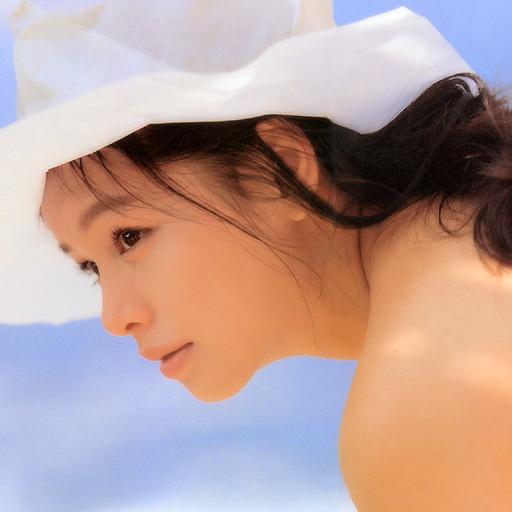
#> input picture Histogram/p3.ppm, 512 x 512 px
$ python image_histogram.py p3.ppm
#> lines starting #> are read from the running program, lines starting #| are printed output that depends on the picture
#> in main, lena is the input picture: shape (512, 512, 3); mean R, G, B 185.1, 158.4, 153
# -*- coding: UTF-8 -*-
import pandas as pd
import argparse
import matplotlib
import numpy as np
import matplotlib.pyplot as plt
import matplotlib.image as mpimg
def rgb2gray(rgb):
    return np.dot(rgb[...,:3], [0.299, 0.587, 0.114])
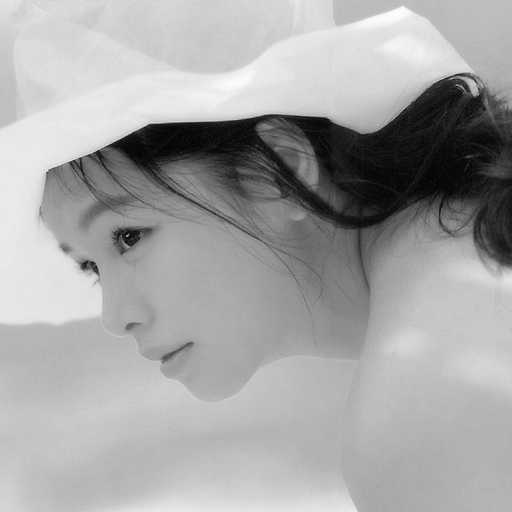
#> returned value: shape (512, 512) float64; min 1.2, max 255, mean 165.8
def get_number(color):
	lena_r = color[:,:,0].ravel()
	lena_g = color[:,:,1].ravel()
	lena_b = color[:,:,2].ravel()
	lena_gy = rgb2gray(color).ravel()
	histo_r = np.zeros(256,int)
	histo_g = np.zeros(256,int)
	histo_b = np.zeros(256,int)
	histo_gy = np.zeros(256,int)
	for r in lena_r:
		histo_r[r]+=1
#> this loop made 262144 passes
#> r on passes 1 to 3: 221, 222, 221
#> after the loop, histo_r = 256 values, max 7019 at index 233, min 0 at index 0, mean 1024
	for g in lena_g:
		histo_g[g]+=1
#> this loop made 262144 passes
#> g on passes 1 to 3: 223, 224, 223
#> after the loop, histo_g = 256 values, max 4113 at index 186, min 8 at index 255, mean 1024
	for b in lena_b:
		histo_b[b]+=1
#> this loop made 262144 passes
#> b on passes 1 to 3: 244, 247, 246
#> after the loop, histo_b = 256 values, max 6378 at index 229, min 38 at index 168, mean 1024
	for gy in lena_gy:
		a = int(gy)
		histo_gy[a]+=1
#> this loop made 262144 passes
#> (gy, a) on passes 1 to 3: (224.8, 224), (226, 226), (225, 225)
#> after the loop, histo_gy = 256 values, max 4018 at index 182, min 0 at index 0, mean 1024
	max_r = max(histo_r)
#> max_r = 7019
	max_g = max(histo_g)
#> max_g = 4113
	max_b = max(histo_b)
#> max_b = 6378
	max_gy = max(histo_gy)
#> max_gy = 4018
	for i in range(256):
		histo_r[i]=((histo_r[i])/(max_r))*100
		histo_g[i]=((histo_g[i])/(max_g))*100
		histo_b[i]=((histo_b[i])/(max_b))*100
		histo_gy[i]=((histo_gy[i])/(max_gy))*100
#> after the loop, histo_b = 256 values, max 100 at index 229, min 0 at index 164, mean 15.58; histo_g = 256 values, max 100 at index 186, min 0 at index 0, mean 24.41; histo_gy = 256 values, max 100 at index 182, min 0 at index 0, mean 24.96; histo_r = 256 values, max 100 at index 233, min 0 at index 0, mean 14.12
	return histo_r,histo_g,histo_b,histo_gy
def main():
    # comand line
    parser = argparse.ArgumentParser()
    parser.add_argument('INPUT',help="input file name")
    parser.add_argument('-o','--output',help="out put filename")
    args = parser.parse_args()
    filename = args.INPUT
    try:
        lena = mpimg.imread(filename)
    except:
        print("please input correct filename！！！")
    y_r,y_g,y_b,y_gy = get_number(lena)
#> y_r has the same summary as histo_r in get_number; y_g has the same summary as histo_g in get_number; y_b has the same summary as histo_b in get_number; y_gy has the same summary as histo_gy in get_number
    x = np.arange(256)
    if args.output:
        dataframe = pd.DataFrame({'#red':y_r,'#green':y_g,'#blue':y_b,'#gray':y_gy,'Value':x})
        columns=['Value','#red','#green','#blue','#gray']
        dataframe.to_csv(args.output,index=True,sep=';',columns=columns,encoding="utf_8_sig")
    else:
        fig,(ax_r,ax_g,ax_b,ax_gy)= plt.subplots(4,sharex=True)
        ax_r.bar(x,y_r,color="red")
        ax_g.bar(x,y_g,color="green")
        ax_b.bar(x,y_b,color="blue")
        ax_gy.bar(x,y_gy,color="gray")
        fig.canvas.set_window_title("Histogram of "+filename)
        plt.show()
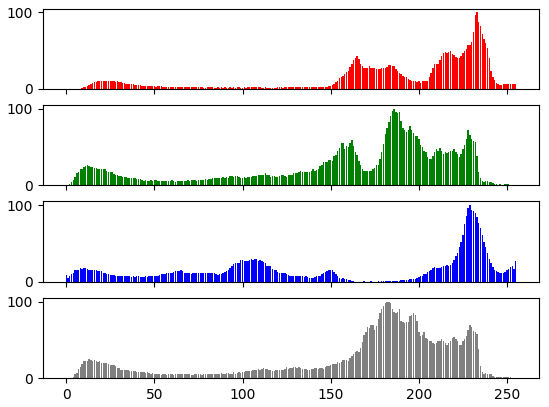
#> figure drawn by matplotlib, 4 panels

if __name__=='__main__':
    main()
